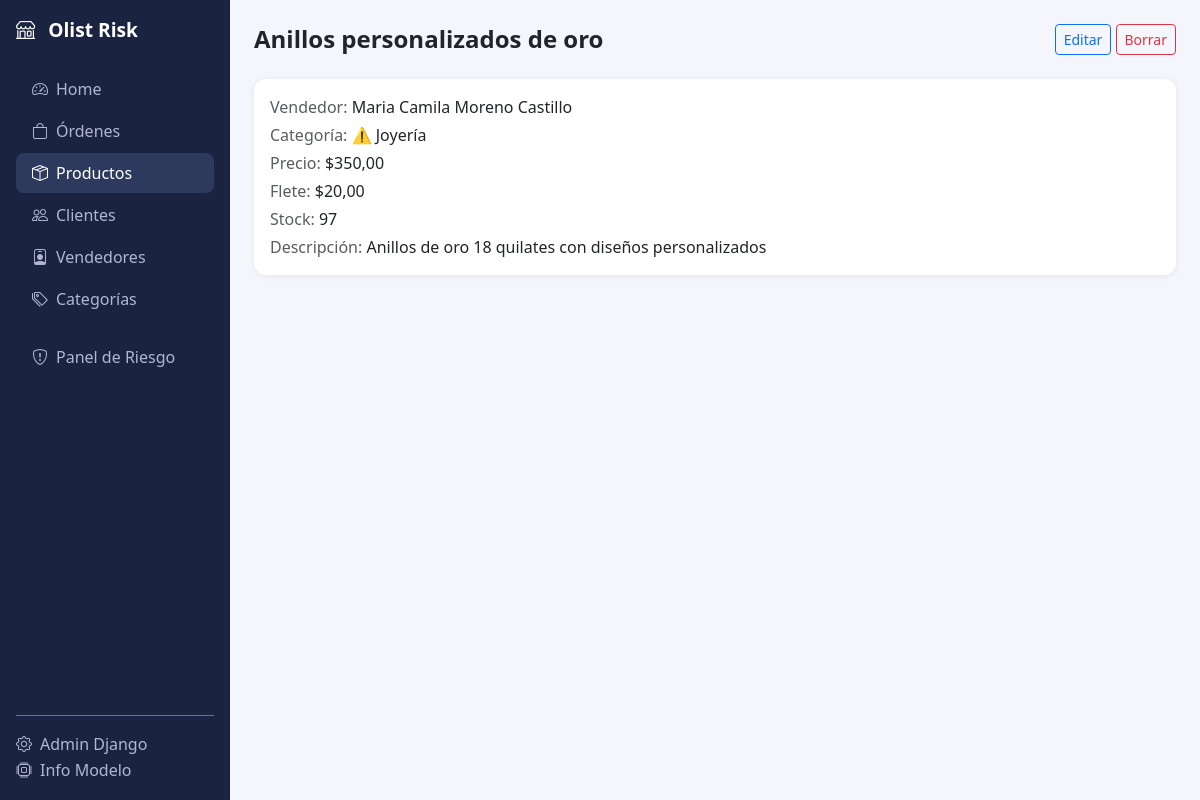
The page /productos/31/ on the database as committed earlier.
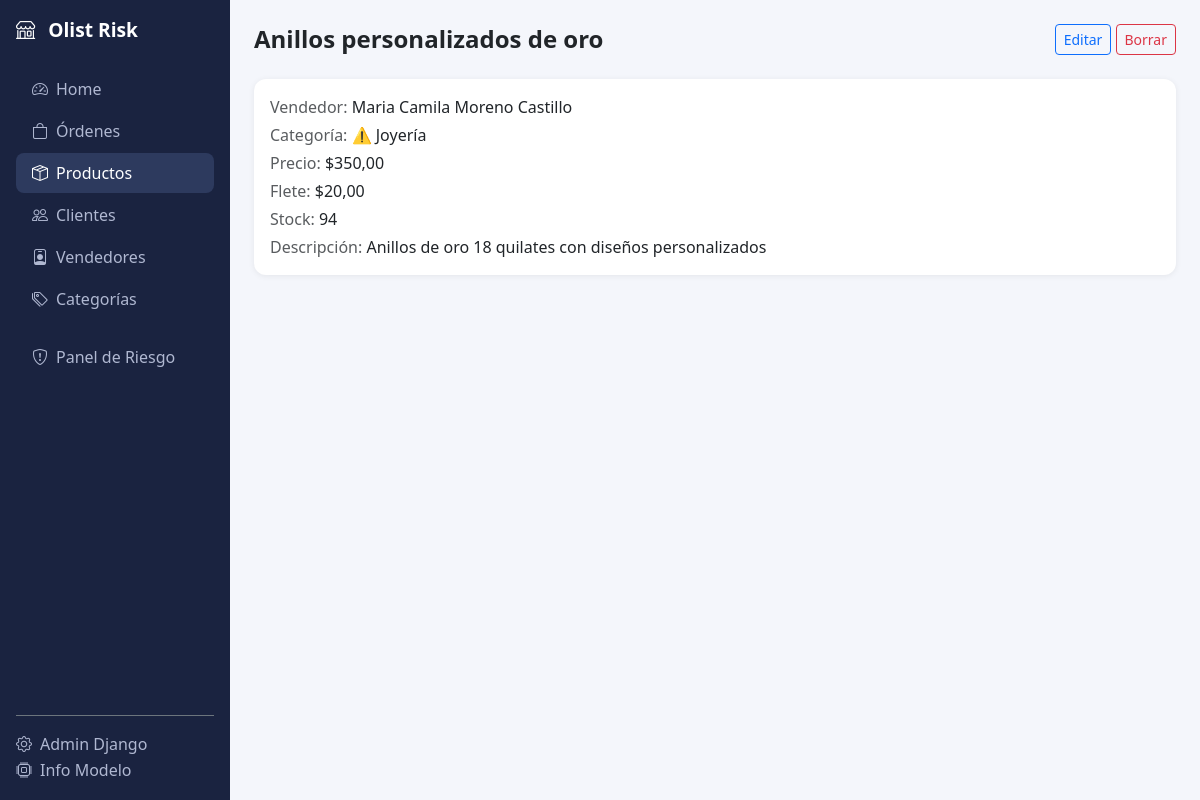
The same page on the database as committed later.
### marketplace/models.py (models this page shows, shortened)
class Product(models.Model):
    seller        = models.ForeignKey(Seller, on_delete=models.CASCADE, related_name="products", verbose_name="Vendedor")
    category      = models.ForeignKey(Category, on_delete=models.SET_NULL, null=True, blank=True, related_name="products", verbose_name="Categoría")
    name          = models.CharField(max_length=300, verbose_name="Nombre")
    description   = models.TextField(blank=True)
    price         = models.DecimalField(max_digits=12, decimal_places=2, verbose_name="Precio")
    freight_value = models.DecimalField(max_digits=10, decimal_places=2, default=0, verbose_name="Flete")
    stock         = models.PositiveIntegerField(default=0)
    created_at    = models.DateTimeField(auto_now_add=True)
    class Meta:
        verbose_name        = "Producto"
        verbose_name_plural = "Productos"

class Seller(models.Model):
    name                 = models.CharField(max_length=200, verbose_name="Nombre")
    email                = models.EmailField(unique=True)
    seller_state         = models.CharField(max_length=3, choices=ESTADOS_CO, blank=True, verbose_name="Departamento")
    phone                = models.CharField(max_length=20, blank=True)
    historic_risk_rate   = models.FloatField(default=0.0, help_text="Tasa histórica de riesgo del vendedor")
    total_orders_count   = models.PositiveIntegerField(default=0)
    is_new               = models.BooleanField(default=True)
    created_at           = models.DateTimeField(auto_now_add=True)
    class Meta:
        verbose_name        = "Vendedor"
        verbose_name_plural = "Vendedores"

class Category(models.Model):
    name         = models.CharField(max_length=120, unique=True, verbose_name="Nombre")
    risk_rate    = models.FloatField(default=0.0, help_text="Tasa histórica de riesgo (0-1)")
    is_high_risk = models.BooleanField(default=False)
    updated_at   = models.DateTimeField(auto_now=True)
    class Meta:
        verbose_name        = "Categoría"
        verbose_name_plural = "Categorías"
        ordering            = ["name"]
    def __str__(self):
        flag = "⚠️" if self.is_high_risk else "✓"
        return f"{flag} {self.name}"

### marketplace/views.py (the view)
# urls.py: path("productos/<int:pk>/",           views.product_detail,      name="product_detail"),
def product_detail(request, pk):
    product = get_object_or_404(Product.objects.select_related("seller", "category"), pk=pk)
    return render(request, "marketplace/product_detail.html", {"product": product})

### marketplace/templates/marketplace/product_detail.html (shortened to what this page needs)
{% extends "marketplace/base.html" %}
{% block content %}
<div class="d-flex justify-content-between align-items-center mb-4">
  <h4 class="fw-bold mb-0">{{ product.name }}</h4>
  <div>
    <a href="{% url 'marketplace:product_edit' product.pk %}" class="btn btn-outline-primary btn-sm">Editar</a>
    <a href="{% url 'marketplace:product_delete' product.pk %}" class="btn btn-outline-danger btn-sm">Borrar</a>
  </div>
</div>
<div class="card p-3">
  <p class="mb-1"><span class="text-muted">Vendedor:</span> {{ product.seller.name }}</p>
  <p class="mb-1"><span class="text-muted">Categoría:</span> {{ product.category|default:"—" }}</p>
  <p class="mb-1"><span class="text-muted">Precio:</span> ${{ product.price }}</p>
  <p class="mb-1"><span class="text-muted">Flete:</span> ${{ product.freight_value }}</p>
  <p class="mb-1"><span class="text-muted">Stock:</span> {{ product.stock }}</p>
  <p class="mb-0"><span class="text-muted">Descripción:</span> {{ product.description|default:"—" }}</p>
</div>
{% endblock %}

Rows that differ between the two databases and show on the page:
changed Product "Anillos personalizados de oro": stock "97" → "94"
